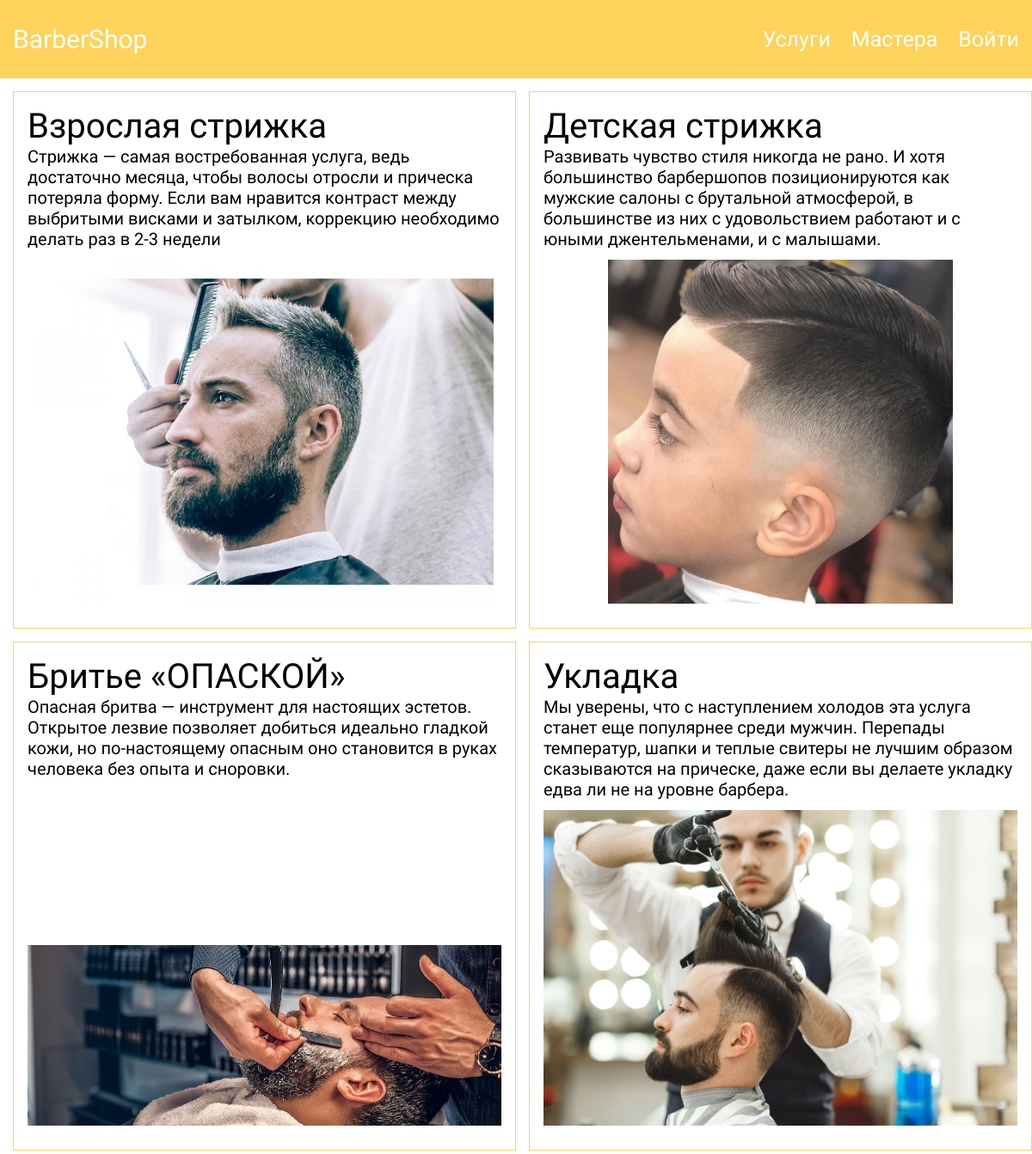
/php/pages/service.php, run on the app's committed database.
### tables this page shows
CREATE TABLE `service` (
  `id` int(11) NOT NULL,
  `title` varchar(256) NOT NULL,
  `description` text NOT NULL,
  `img` text NOT NULL
);

### php/pages/service.php (the view, shortened to what this page needs)
<?php require_once('../scripts/db.php'); ?>
<link rel="stylesheet" href="/css/global.css">
<link rel="stylesheet" href="/css/header.css">
<link rel="stylesheet" href="/css/card.css">
<?php require_once('./../header.php'); ?>
<div class="container mb-4">
    <?php
        $sql = "SELECT * FROM `service`";
        $query = $connect -> prepare($sql);
        $query -> execute();
        $result = $query -> fetchAll(PDO::FETCH_ASSOC);
        echo '<div class="card__container">';
        foreach ($result as $key => $value) {
            echo
            '
                <form class="card">
                    <div>
                        <h3 class="card__title">' . $result[$key]["title"] . '</h3>
                        <p class="card__description">' . $result[$key]["description"] . '</p>
                    </div>
                    <div style="width: 100%" class="flex jc-center">
                        <img class="card__image" src="' . $result[$key]["img"] . '"/>
                    </div>
                </form>
            ';
        }
        echo '</div>';
    ?>
</div>

### php/header.php
<header class="bg-primary">
    <div class="container header__container">
        <div class="flex jc-between ai-center py-8">
            <h2><a href="/" class="logo">BarberShop</a></h2>
            <nav class="nav">
                <ul class="nav__list flex">
                    <li class="nav__item"><a href="/php/pages/service.php" class="nav__link">Услуги</a></li>
                    <?php
                        if ($_SESSION['role'] !== 'barber') {
                            echo '<li class="nav__item"><a href="/php/pages/barbers.php" class="nav__link">Мастера</a></li>';
                        }
                        if (isset($_SESSION['id'])) {
                            if ($_SESSION['role'] == 'user') {
                                echo '<li class="nav__item"><a href="/php/pages/userCabinet.php" class="nav__link">Личный кабинет</a></li>';
                            } elseif ($_SESSION['role'] == 'barber') {
                                echo '<li class="nav__item"><a href="/php/pages/barberCabinet.php" class="nav__link">Личный кабинет барбера</a></li>';
                            } elseif ($_SESSION['role'] == 'admin') {
                                echo '<li class="nav__item"><a href="/php/pages/admin.php" class="nav__link">Панель администратора</a></li>';
                                echo '<li class="nav__item"><a href="/php/pages/allOrders.php" class="nav__link">Все записи</a></li>';
                            }
                            echo '<li class="nav__item"><a href="/php/scripts/logout.php" id="logoutBtn" class="nav__link">Выйти</a></li>';
                            echo '<script src="/js/logout.js"></script>';
                        } else {
                            echo '<li class="nav__item"><a href="/php/pages/login.php" class="nav__link">Войти</a></li>';
                        }
                    ?>
                </ul>
            </nav>
        </div>
    </div>
</header>

### css/global.css (style rules this page uses)
* { margin: 0; padding: 0; font-family: 'Roboto', sans-serif; }
.container { max-width: 1410px; padding: 0px 15px; margin: 0 auto; }
.flex { display: flex; }
.jc-between { justify-content: space-between; }
.jc-center { justify-content: center; }
.ai-center { align-items: center; }
.py-8 { padding-top: 8px; padding-bottom: 8px; }
.mb-4 { margin-bottom: 4px; }
a { text-decoration: none; color: rgb(7, 6, 6); }
.bg-primary { background-color: var(--main-color); }

### css/header.css (style rules this page uses)
.header__container { padding-top: 20px; padding-bottom: 20px; }
.nav__link { font-size: 2.5rem; color: white !important; }
.nav__item:not(:last-child) { margin-right: 24px; }
.nav__list { list-style-type: none; }
header .logo { cursor: pointer; color: white !important; }

### css/card.css (style rules this page uses)
.card__container { padding-top: 15px; display: grid; grid-template-columns: 50% 50%; gap: 15px; }
.card { padding: 16px; border: 1px solid var(--main-color); display: flex; flex-direction: column; justify-content: space-between; }
.card__title { font-size: 4rem; }
.card__image { width: max-content; max-width: 100%; max-height: 400px; margin: 12px 0; }

### data on the page
service: title "Взрослая стрижка", description "Стрижка — самая востребованная услуга, ведь достаточно месяца, чтобы волосы отросли и прическа потеряла форму. Если вам нравится контраст между выбритыми висками и затылком, коррекцию необходимо делать раз в 2-3 недели", img (picture)
service: title "Детская стрижка", description "Развивать чувство стиля никогда не рано. И хотя большинство барбершопов позиционируются как мужские салоны с брутальной атмосферой, в большинстве из них с удовольствием работают и с юными джентельменами, и с малышами.", img (picture)
service: title "Бритье «ОПАСКОЙ»", description "Опасная бритва — инструмент для настоящих эстетов. Открытое лезвие позволяет добиться идеально гладкой кожи, но по-настоящему опасным оно становится в руках человека без опыта и сноровки.", img (picture)
service: title "Укладка", description "Мы уверены, что с наступлением холодов эта услуга станет еще популярнее среди мужчин. Перепады температур, шапки и теплые свитеры не лучшим образом сказываются на прическе, даже если вы делаете укладку едва ли не на уровне барбера.", img (picture)
